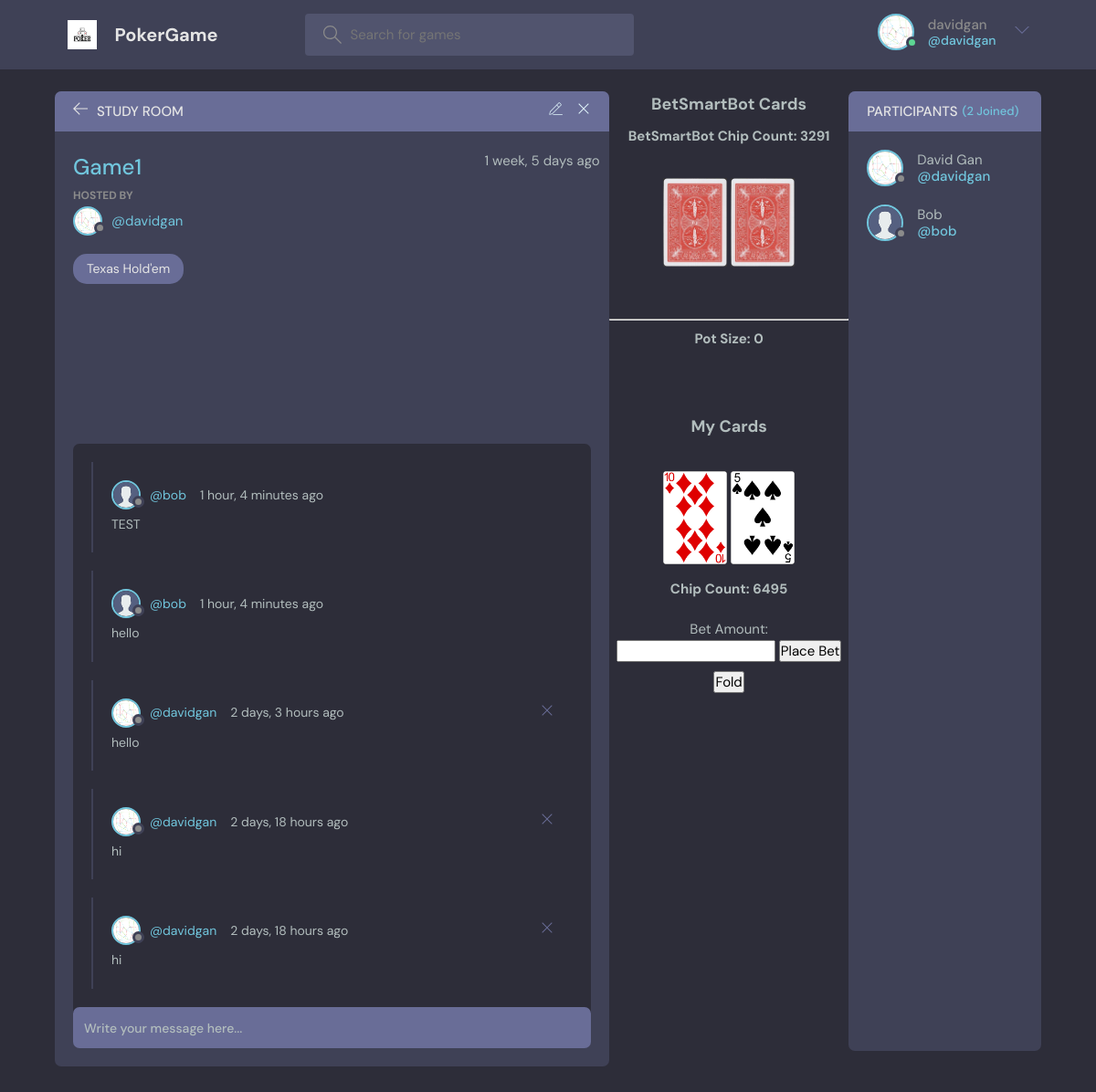
The app's page /preflop/22/ (signed in), older data.
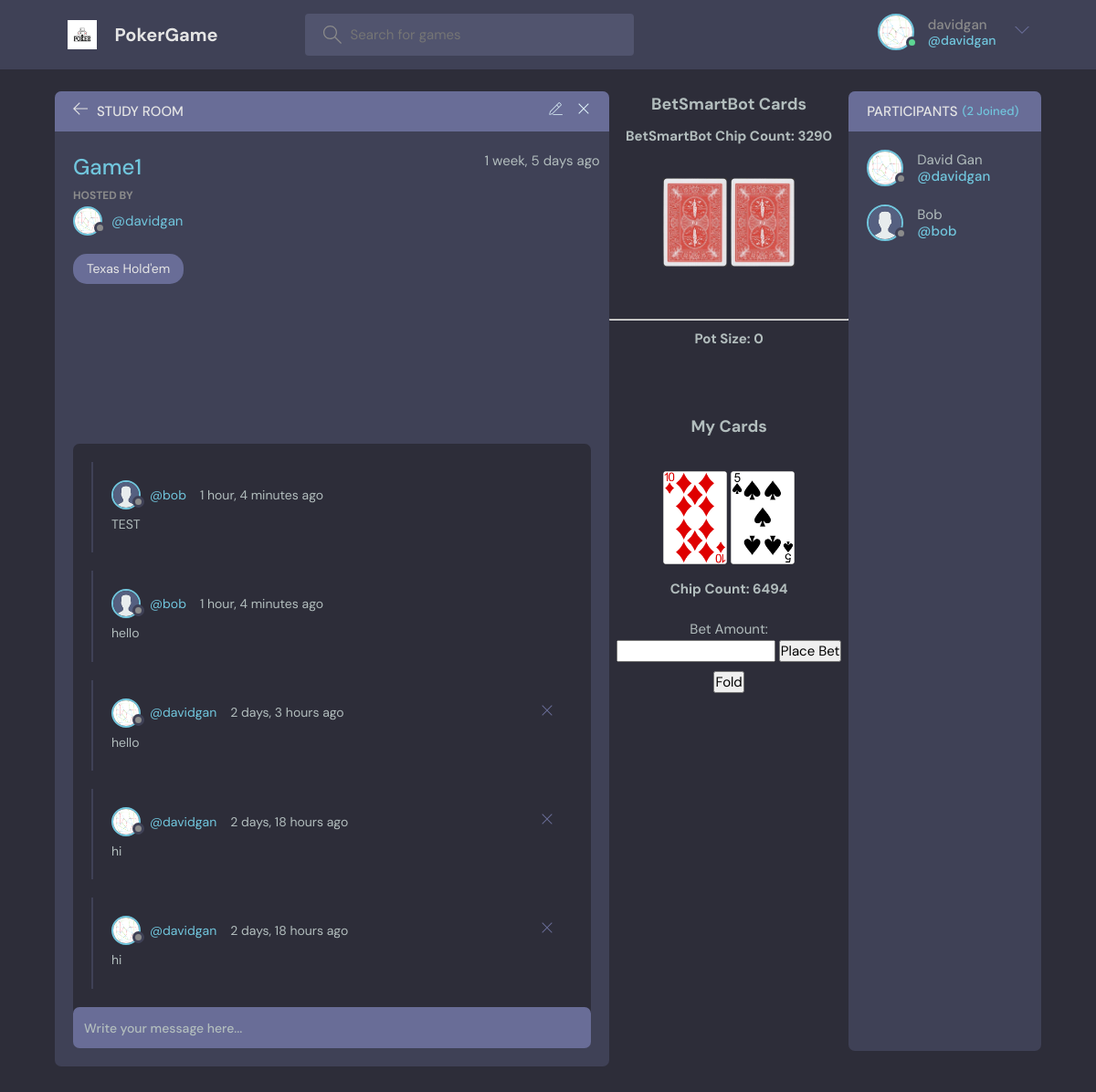
The same page, newer data.
### base/models.py (models this page shows, shortened)
class Room(models.Model):
    host = models.ForeignKey(User, on_delete=models.SET_NULL, null=True)
    topic = models.ForeignKey(Topic, on_delete=models.SET_NULL, null=True)
    name = models.CharField(max_length=200)
    description = models.TextField(null=True, blank=True)
    participants = models.ManyToManyField(User, related_name='participants', blank=True)
    updated = models.DateTimeField(auto_now=True)
    created = models.DateTimeField(auto_now_add=True)
    pot_size = models.IntegerField(default=0)
    card1 = models.TextField(max_length=5, null=True)
    card2 = models.TextField(max_length=5, null=True)
    card3 = models.TextField(max_length=5, null=True)
    card4 = models.TextField(max_length=5, null=True)
    card5 = models.TextField(max_length=5, null=True)
    bot_card1 = models.TextField(max_length=5, null=True)
    bot_card2 = models.TextField(max_length=5, null=True)
    bot_chip_count = models.IntegerField(default=5000)
    bot_hand_strength = models.IntegerField(default=0)
    deck=models.CharField(max_length=512, null=True)
    class Meta:
        ordering = ['-updated', '-created']

class User(AbstractUser):
    name = models.CharField(max_length=200, null=True)
    email = models.EmailField(unique=True, null=True)
    bio = models.TextField(null=True)
    chip_count = models.IntegerField(default=5000)
    card1 = models.TextField(max_length=5, null=True)
    card2 = models.TextField(max_length=5, null=True)
    hand_strength = models.IntegerField(default=0)
    avatar = models.ImageField(null=True, default="avatar.svg")
    USERNAME_FIELD = 'email'
    REQUIRED_FIELDS = ['username']

class Topic(models.Model):
    name = models.CharField(max_length=200)
    def __str__(self):
        return self.name

### base/views.py (the view, shortened to what this page needs)
# urls.py: path('preflop/<str:pk>/', views.preflop, name="preflop"),
@login_required(login_url='login')
def preflop(request, pk):
    room = Room.objects.get(id=pk)
    room_messages = room.message_set.all()
    participants = room.participants.all()
    deck = get_deck()
    cards = [deck[0], deck[1], deck[2], deck[3]]
    deck = deck[4:]
    room.deck=json.dumps(deck)
    room.pot_size = 0
    user = request.user
    user.card1 = cards[0]
    user.card2 = cards[1]
    room.bot_card1 = cards[2]
    room.bot_card2 = cards[3]
    user.hand_strength = 0
    user.save()
    room.save()
    context = {'pot_size': room.pot_size,'chip_count': user.chip_count, 'room': room, 'room_messages': room_messages,
               'participants': participants, 'player_cards': cards}
    return render(request, 'base/gameplay/preflop.html', context)

### base/views.py (called while the page is built)
def get_deck():
    deck = ['AH', 'AD', 'AC', 'AS', 'KH', 'KD', 'KC', 'KS', 'QH', 'QD', 'QC', 'QS', 'JH', 'JD',
            'JC', 'JS', 'TH', 'TD', 'TC', 'TS', '9H', '9D', '9C', '9S', '8H', '8D', '8C', '8S',
            '7H', '7D', '7C', '7S', '6H', '6D', '6C', '6S', '5H', '5D', '5C', '5S', '4H', '4D',
            '4C', '4S', '3H', '3D', '3C', '3S', '2H', '2D', '2C', '2S']
    random.shuffle(deck)
    return deck

### base/templates/base/gameplay/preflop.html (shortened to what the changed rows need)
{% extends 'main.html' %}
{% load static %}
{% block content %}
<main class="profile-page layout layout--2">
  <div class="container">
    <div class="room">
      <div class="room__box scroll">
        <div class="room__header scroll">
          <div class="room__info">
            <h3>{{room.name}}</h3>
            <span>{{room.created|timesince}} ago</span>
          </div>
          <div class="room__hosted">
            <p>Hosted By</p>
            <a href="{% url 'user-profile' room.host.id %}" class="room__author">
              <div class="avatar avatar--small">
                <img src="{{room.host.avatar.url}}" />
              </div>
              <span>@{{room.host.username}}</span>
            </a>
          </div>
          <span class="room__topics">{{room.topic}}</span>
        </div>
      </div>
    </div>
    <div style="text-align: center;">
      <strong><p style="font-size: 18px;">BetSmartBot Cards</p></strong>
      <h1 style="text-align: center; margin-top: 8px;">BetSmartBot Chip Count: {{ room.bot_chip_count }}</h1>
      <br>
      <img src="{% static 'images/cardDeck/backofCard.jpg' %}" alt="card" style="width: 70px; height: auto; margin-top: 10px;">
      <img src="{% static 'images/cardDeck/backOfCard.jpg' %}" alt="card" style="width: 70px; height: auto;">
      <hr style="margin-top: 50px;">
      <h1 style="text-align: center; margin-top: 8px;">Pot Size: {{ pot_size }}</h1>
      <strong><p style="font-size: 18px; margin-top: 70px;">My Cards</p></strong>
      <br>
      <img src="{% static 'images/cardDeck/' %}{{ request.user.card1 }}.png" alt="card" style="width: 70px; height: auto; margin-top: 10px;">
      <img src="{% static 'images/cardDeck/' %}{{ request.user.card2 }}.png" alt="card" style="width: 70px; height: auto;">
      <h1 style="text-align: center; margin-top: 8px;">Chip Count: {{ chip_count }}</h1>
      <form method="post" action="{% url 'flop' pk=room.id %}" style="margin-top:20px;">
        <label for="bet_amount">Bet Amount: </label>
        <input type="number" id="bet_amount" name="bet_amount" min="0" step="1" required>
        <button type="submit">Place Bet</button>
      </form>
      <form method="get" action="{% url 'fold' room.id %}" style="margin-top:10px;">
        <button type="submit">Fold</button>
      </form>
    </div>
  </div>
</main>
{% endblock content %}

Row changes from the older to the newer data that the page shows:
changed Room "Game1": bot_chip_count "3291" → "3290"
Text that changed along with them:
{{ chip_count }}: "6495" → "6494"
